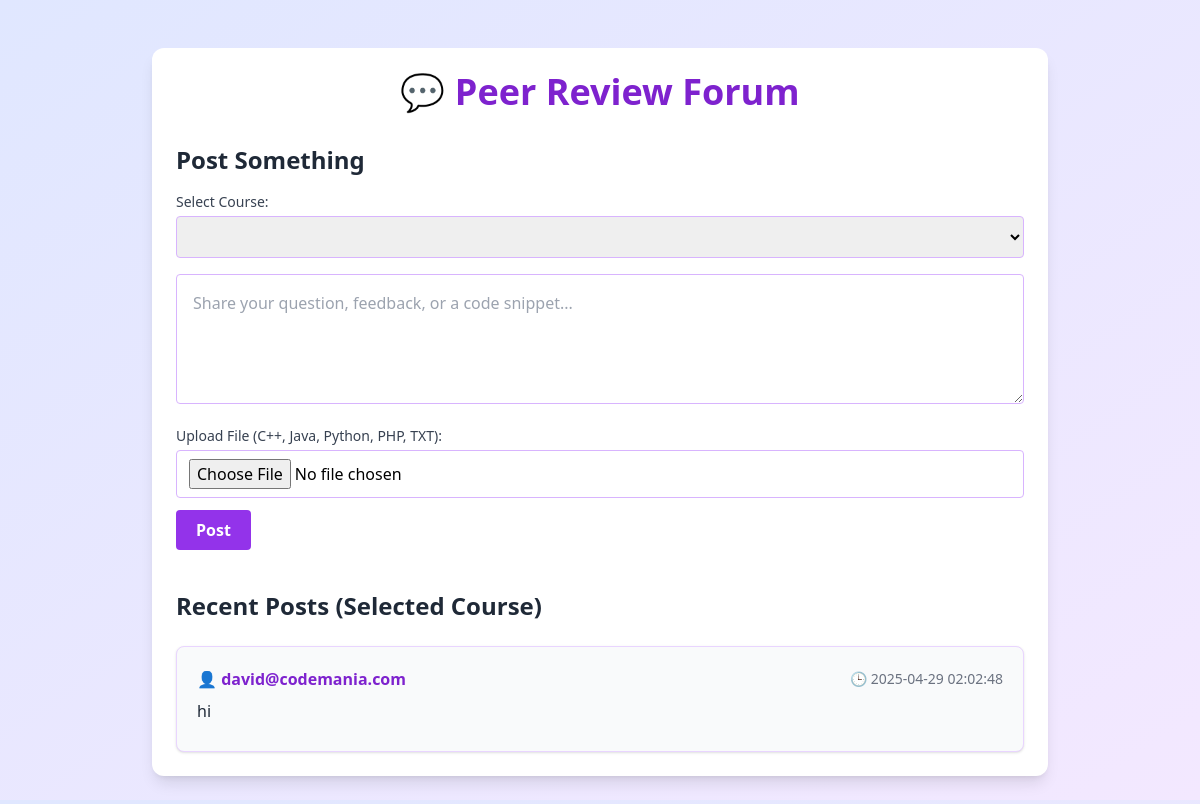
The app's page /peer_review.php?course_id=4 (signed in) with its own data.
### tables this page shows
CREATE TABLE `peer_posts` (
  `id` int(11) NOT NULL,
  `user_id` int(11) NOT NULL,
  `content` text NOT NULL,
  `created_at` timestamp NOT NULL DEFAULT current_timestamp(),
  `course_id` int(11) DEFAULT NULL,
  `file_path` varchar(255) DEFAULT NULL
);

CREATE TABLE `users` (
  `id` int(11) NOT NULL,
  `username` varchar(50) NOT NULL DEFAULT '',
  `email` varchar(255) NOT NULL,
  `password` varchar(255) NOT NULL,
  `role` enum('student','teacher','admin') DEFAULT 'student',
  `teacher_code` varchar(50) DEFAULT NULL
);

### peer_review.php (the view, shortened to what this page needs)
<?php
include('db.php');
$courses = [];
$selected_course_id = $_GET['course_id'] ?? ($courses[0]['id'] ?? null);
$posts = [];
if ($selected_course_id) {
    $postQuery = "SELECT pp.id, pp.content, pp.created_at, pp.file_path, u.email FROM peer_posts pp
                  JOIN users u ON pp.user_id = u.id
                  WHERE pp.course_id = ? ORDER BY pp.created_at DESC";
    $postStmt = $conn->prepare($postQuery);
    if ($postStmt) {
        $postStmt->bind_param("i", $selected_course_id);
        $postStmt->execute();
        $result = $postStmt->get_result();
        while ($row = $result->fetch_assoc()) {
            $posts[] = $row;
        }
    }
}
$selected_course_name = 'Selected Course';
?>
<!DOCTYPE html>
<html lang="en">
<head>
  <script src="https://cdn.tailwindcss.com"></script>
</head>
<body class="bg-gradient-to-br from-indigo-100 to-purple-100 min-h-screen">
  <div class="max-w-4xl mx-auto mt-12 p-6 bg-white rounded-xl shadow-lg">
    <h1 class="text-4xl font-bold text-purple-700 text-center mb-8">💬 Peer Review Forum</h1>
    <div class="mb-10">
      <h2 class="text-2xl font-semibold text-gray-800 mb-4">Post Something</h2>
      <form method="post" action="peer_review.php" enctype="multipart/form-data">
        <div class="mb-4">
          <label for="course_id" class="block text-sm font-medium text-gray-700 mb-1">Select Course:</label>
          <select name="course_id" id="course_id" class="w-full border border-purple-300 rounded px-3 py-2" onchange="location = 'peer_review.php?course_id=' + this.value;">
          </select>
        </div>
        <textarea name="content" rows="4" class="w-full p-4 border border-purple-300 rounded focus:outline-none focus:ring-2 focus:ring-purple-400" placeholder="Share your question, feedback, or a code snippet..." required></textarea>
        <div class="mt-4">
          <label class="block text-sm font-medium text-gray-700 mb-1">Upload File (C++, Java, Python, PHP, TXT):</label>
          <input type="file" name="file" class="w-full border border-purple-300 rounded px-3 py-2" />
        </div>
        <button type="submit" class="mt-3 bg-purple-600 hover:bg-purple-700 text-white font-semibold px-5 py-2 rounded">Post</button>
      </form>
    </div>
    <div>
      <h2 class="text-2xl font-semibold text-gray-800 mb-6">Recent Posts (<?= htmlspecialchars($selected_course_name) ?>)</h2>
      <?php if (!empty($posts)): ?>
        <div class="space-y-4">
        <?php foreach ($posts as $post): ?>
          <div class="p-5 bg-gray-50 border border-purple-200 rounded-lg shadow">
            <div class="flex justify-between items-center mb-2">
              <span class="font-semibold text-purple-700">👤 <?= htmlspecialchars($post['email']) ?></span>
              <span class="text-sm text-gray-500">🕒 <?= htmlspecialchars($post['created_at']) ?></span>
            </div>
            <p class="text-gray-800 whitespace-pre-line mb-2"><?= nl2br(htmlspecialchars($post['content'])) ?></p>
          </div>
        <?php endforeach; ?>
        </div>
      <?php else: ?>
        <p class="text-gray-600">No posts yet for this course. Be the first to share your thoughts!</p>
      <?php endif; ?>
    </div>
  </div>
</body>
</html>

### records on screen
peer_posts: user.email "david@codemania.com", created_at "2025-04-29 02:02:48", content "hi"

### other values on screen
$selected_course_name "Selected Course"
